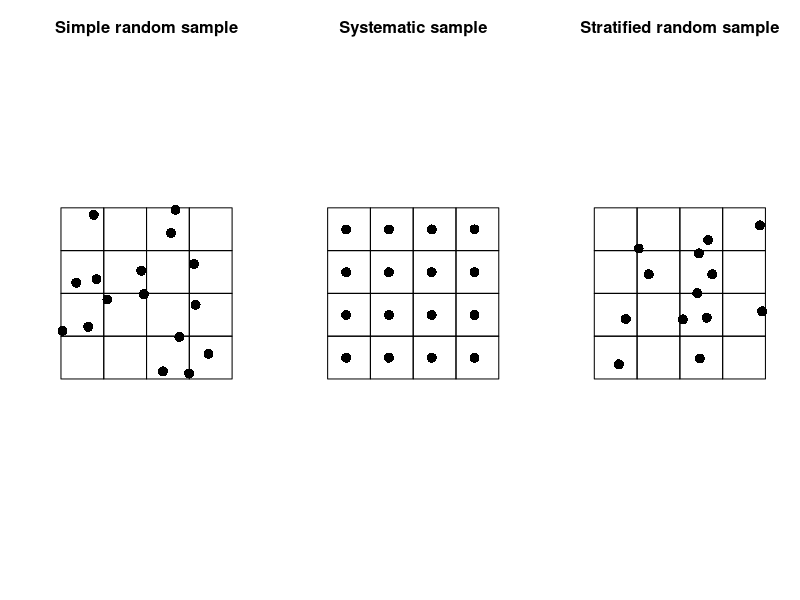
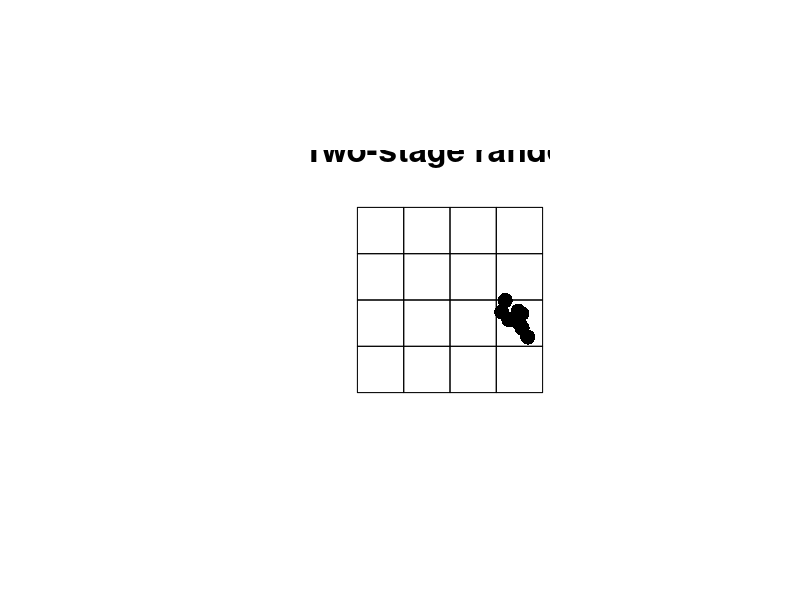

Recreate these plots in R, in order. (Note: this script raises an error after producing the figures.)
library(sp)

# Create a sixteen square polygon
grd <- GridTopology(c(1, 1), c(1, 1), c(4, 4))
polys <- as.SpatialPolygons.GridTopology(grd)

png(file = "sample_comparison.png", width = 8, height = 3, units = "in", res = 300)
par(mfrow = c(1, 3))
plot(polys, main = "Simple random sample", cex.main = 1.5)
test <- spsample(polys, n = 16, type = "random")
points(test, pch = 16, cex = 2)

plot(polys, main = "Systematic sample", cex.main = 1.5)
# Generate systematic random sample
test <- spsample(polys, n = 16, type = "regular")
points(test, pch = 16, cex = 2)

plot(polys, main = "Stratified random sample", cex.main = 1.5)
# Generate a spatially stratified random sample
test <- spsample(polys, n = 16, type = "stratified")
points(test, pch = 16, cex = 2)

dev.off()


png(file = "sample_multistage.png", width = 3, height = 3, units = "in", res = 300)
par(fin = c(3, 3), mai = c(0, 1, 0, 0))
plot(polys, main = "Two-stage random", cex.main = 2)

# Select 8 samples from each square
s <- sapply(slot(polys, 'polygons'), function(x) spsample(x, n = 8, type = "random"))
points(sample(s, 1)[[1]], pch = 16, cex = 2) # randomly select 1 square and plot
points(sample(s, 1)[[1]], pch = 16, cex = 2) # randomly select 1 square and plot

dev.off()



test <- as(extent(volcano_r), "SpatialPolygons") # create a polygon from the spatial extent of the volcano dataset

sr400 <- spsample(test, n = 400, type = "random") # take a large random sample
sr <- spsample(test, n = 20, type = "random") # take a small random sample
str <- spsample(test, n = 23, type = "stratified", iter = 1000) # take a small stratified random sample
str <- str[1:20]
# cs <- clhs(rs, size = 20, progress = FALSE, simple = FALSE) # take a cLHS sample

s <- rbind(cbind(method = "Simple Random",extract(rs, sr)),
                cbind(method = "Stratified Random", extract(rs, str)),
                cbind(method = "cLHS", cs$sampled_data@data)
)
s$slope <- as.numeric(s$slope)

col <- c("orange", "blue", "black")

densityplot(~ slope, group = method, data = s, xlab = "Slope Gradient (%)",
            col = col, lwd = 3, main = "Comparison of Different Sampling Methods", type = c("g", "n"),
            key = list(columns = 3, lines = list(col = col, lwd = 3), text = list(levels(as.factor(s$method))))
            )

            
par(mfrow = c(1, 3))
plot(volcano_r, main = "Simple random", cex.main = 2)
points(sr, pch = 3, cex = 1.2)

plot(volcano_r, main = "Stratified random", cex.main = 2)
points(str, pch = 3, cex = 1.2)

plot(volcano_r, main = "cLHS", cex.main = 2)
points(cs$sampled_data, pch = 3, cex = 1.2)
